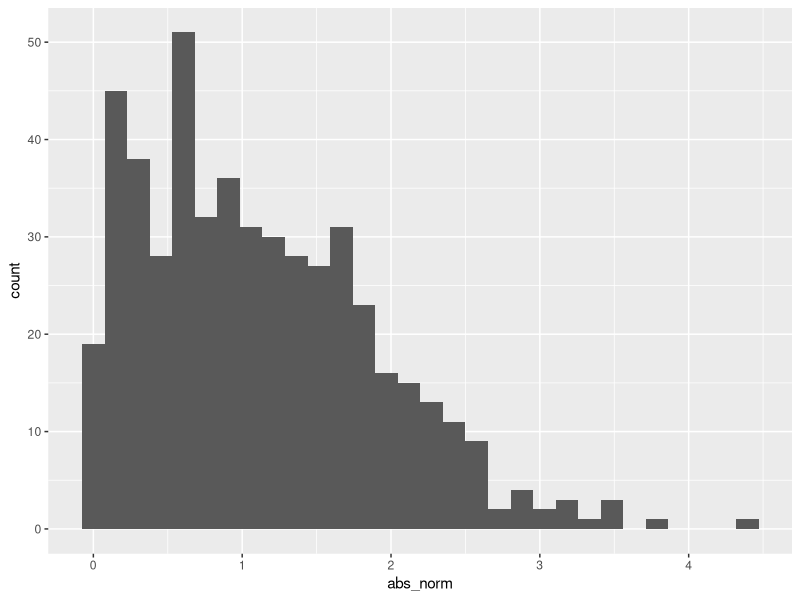

R code for this plot:
## ---- chunk 1
library(tidyverse)
## ---- chunk 2
samp = rnorm(100)
length(samp)
## ---- chunk 3
plot_df =
  tibble(
    x = rnorm(n = 1000),
    y = 1 + 2 * x + rnorm(n=1000)
  )
## ---- chunk 4
la_df =
  tibble(
    norm = rnorm(n = 500, mean = 1),
    logical = norm > 0,
    abs_norm = abs(norm)
  )

ggplot(la_df, aes(x = abs_norm)) + geom_histogram()
